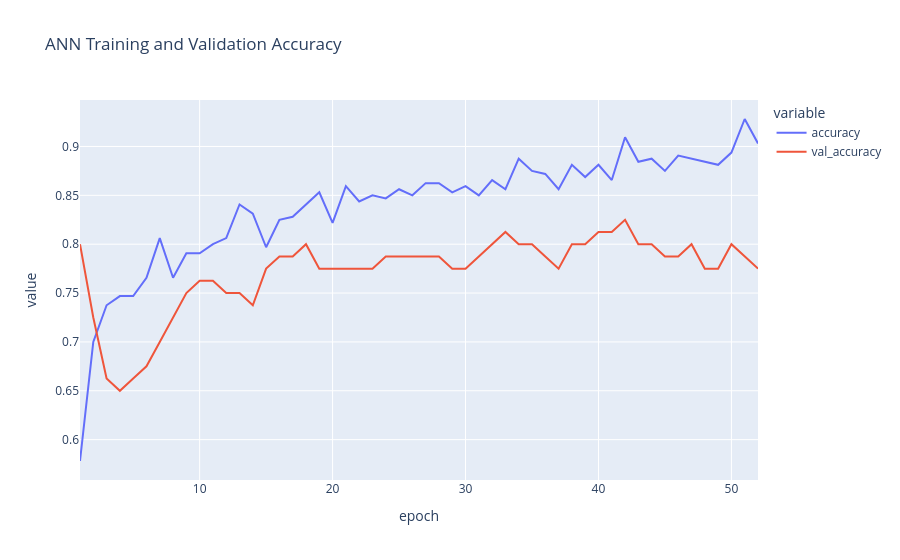

The notebook cell this image was saved under:
### Code cell
# Accuracy or MAE History

if problem_type == "classification":
    metric_columns = [
        column
        for column in ["accuracy", "val_accuracy"]
        if column in history_df.columns
    ]

    figure_title = (
        "ANN Training and Validation Accuracy"
    )

else:
    metric_columns = [
        column
        for column in ["mae", "val_mae"]
        if column in history_df.columns
    ]

    figure_title = (
        "ANN Training and Validation MAE"
    )

metric_figure = px.line(
    history_df,
    x="epoch",
    y=metric_columns,
    title=figure_title,
)

metric_figure.show()

metric_figure.write_html(
    CHART_DIR / "ann_metric_history.html"
)

### Figure 1 — Plotly figure (JSON) as saved in the notebook; plotly's stock layout.template omitted (floating-point values rounded to 4 significant figures)
{"data": [{"hovertemplate": "variable=accuracy<br>epoch=%{x}<br>value=%{y}<extra></extra>", "legendgroup": "accuracy", "line": {"color": "#636efa", "dash": "solid"}, "marker": {"symbol": "circle"}, "mode": "lines", "name": "accuracy", "orientation": "v", "showlegend": true, "type": "scatter", "x": [1, 2, 3, 4, 5, 6, 7, 8, 9, 10, 11, 12, 13, 14, 15, 16, 17, 18, 19, 20, 21, 22, 23, 24, 25, 26, 27, 28, 29, 30, 31, 32, 33, 34, 35, 36, 37, 38, 39, 40, 41, 42, 43, 44, 45, 46, 47, 48, 49, 50, 51, 52], "xaxis": "x", "y": [0.5781, 0.7, 0.7375, 0.7469, 0.7469, 0.7656, 0.8062, 0.7656, 0.7906, 0.7906, 0.8, 0.8062, 0.8406, 0.8313, 0.7969, 0.825, 0.8281, 0.8406, 0.8531, 0.8219, 0.8594, 0.8438, 0.85, 0.8469, 0.8562, 0.85, 0.8625, 0.8625, 0.8531, 0.8594, 0.85, 0.8656, 0.8562, 0.8875, 0.875, 0.8719, 0.8562, 0.8813, 0.8687, 0.8813, 0.8656, 0.9094, 0.8844, 0.8875, 0.875, 0.8906, 0.8875, 0.8844, 0.8813, 0.8938, 0.9281, 0.9031], "yaxis": "y"}, {"hovertemplate": "variable=val_accuracy<br>epoch=%{x}<br>value=%{y}<extra></extra>", "legendgroup": "val_accuracy", "line": {"color": "#EF553B", "dash": "solid"}, "marker": {"symbol": "circle"}, "mode": "lines", "name": "val_accuracy", "orientation": "v", "showlegend": true, "type": "scatter", "x": [1, 2, 3, 4, 5, 6, 7, 8, 9, 10, 11, 12, 13, 14, 15, 16, 17, 18, 19, 20, 21, 22, 23, 24, 25, 26, 27, 28, 29, 30, 31, 32, 33, 34, 35, 36, 37, 38, 39, 40, 41, 42, 43, 44, 45, 46, 47, 48, 49, 50, 51, 52], "xaxis": "x", "y": [0.8, 0.725, 0.6625, 0.65, 0.6625, 0.675, 0.7, 0.725, 0.75, 0.7625, 0.7625, 0.75, 0.75, 0.7375, 0.775, 0.7875, 0.7875, 0.8, 0.775, 0.775, 0.775, 0.775, 0.775, 0.7875, 0.7875, 0.7875, 0.7875, 0.7875, 0.775, 0.775, 0.7875, 0.8, 0.8125, 0.8, 0.8, 0.7875, 0.775, 0.8, 0.8, 0.8125, 0.8125, 0.825, 0.8, 0.8, 0.7875, 0.7875, 0.8, 0.775, 0.775, 0.8, 0.7875, 0.775], "yaxis": "y"}], "layout": {"legend": {"title": {"text": "variable"}, "tracegroupgap": 0}, "title": {"text": "ANN Training and Validation Accuracy"}, "xaxis": {"anchor": "y", "domain": [0, 1], "title": {"text": "epoch"}}, "yaxis": {"anchor": "x", "domain": [0, 1], "title": {"text": "value"}}}}
